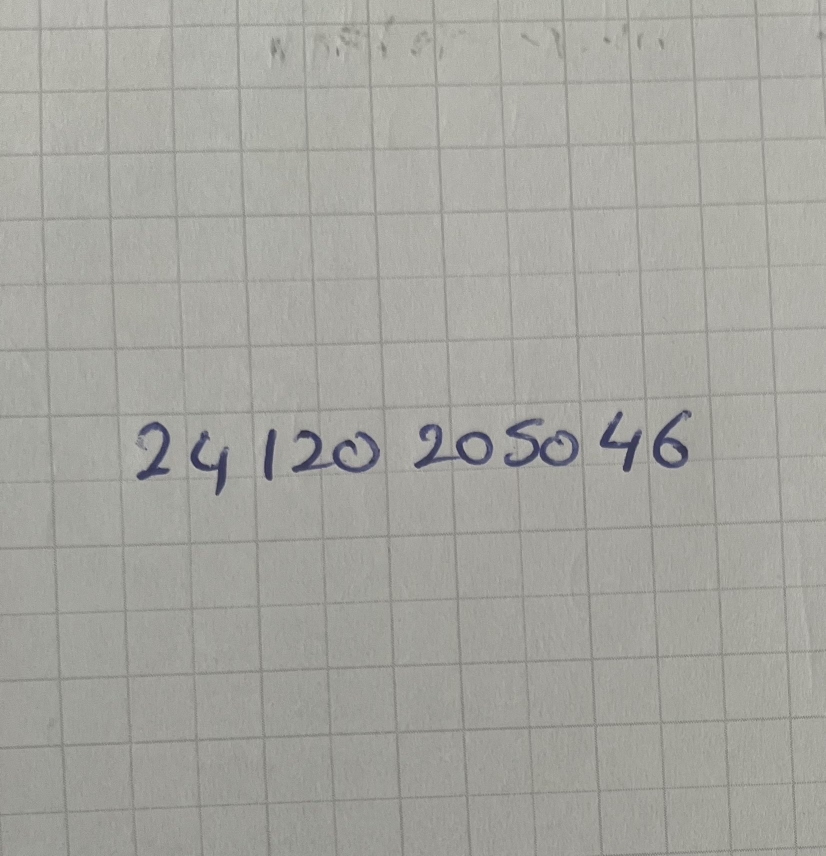
#> input picture my_handwriting/student_number_original.jpeg, 1651 x 1711 px (shown at 1/2 size)
$ python prepare_handwriting.py
#> lines starting #> are read from the running program, lines starting #| are printed output that depends on the picture; after the words box and inside, x2 and y2 are one past the last pixel; in counts of white or black regions, pixels touching at a corner belong together
"""
El yazısı öğrenci numarası fotoğrafını tek tek rakamlara ayırır ve
MNIST formatına (28x28, siyah arka plan üzerine beyaz rakam, [0,1] aralığı) çevirir.

Kullanım:
    python src/prepare_handwriting.py
Çıktılar:
    my_handwriting/digits/digit_XX.png   (28x28 gri tonlamalı)
    my_handwriting/digits/all_digits.npy (N,28,28 float32, [0,1])
    my_handwriting/preview.png           (kontrol görseli)
"""
import os
import numpy as np
from PIL import Image
from scipy import ndimage as ndi
import matplotlib
matplotlib.use("Agg")
import matplotlib.pyplot as plt

ROOT = os.path.dirname(os.path.dirname(os.path.abspath(__file__)))
IMG_PATH = os.path.join(ROOT, "my_handwriting", "student_number_original.jpeg")
OUT_DIR = os.path.join(ROOT, "my_handwriting", "digits")
STUDENT_NUMBER = "24120205046"  # etiket (gerçek değerler)


def ink_mask(rgb):
    """Mavi mürekkebi gri kareli kağıttan ayırır (mavi - kırmızı farkı)."""
    rgb = rgb.astype(np.float32)
    r, g, b = rgb[..., 0], rgb[..., 1], rgb[..., 2]
    score = b - r                       # mavi mürekkepte yüksek, gri çizgide ~0
    thr = max(25.0, 0.45 * np.percentile(score, 99.9))
    mask = score > thr
    mask = ndi.binary_opening(mask, iterations=1)
    mask = ndi.binary_dilation(mask, iterations=2)  # kopuk vuruşları birleştir
    return mask, np.clip(score, 0, None)


def split_digits(mask, expected=None):
    lab, n = ndi.label(mask)
    objs = ndi.find_objects(lab)
    boxes = []
    for i, sl in enumerate(objs, start=1):
        area = (lab[sl] == i).sum()
        if area < 150:                  # gürültü
            continue
        boxes.append([sl[1].start, sl[1].stop, sl[0].start, sl[0].stop])
    boxes.sort()
    # x aralığı belirgin çakışan kutuları birleştir (ör. iki parçalı '4')
    merged = []
    for b in boxes:
        if merged and b[0] < merged[-1][1] - 0.3 * min(b[1] - b[0], merged[-1][1] - merged[-1][0]):
            m = merged[-1]
            merged[-1] = [min(m[0], b[0]), max(m[1], b[1]), min(m[2], b[2]), max(m[3], b[3])]
        else:
            merged.append(b)
    # Beklenenden fazla parça varsa (çok vuruşlu rakamlar, ör. iki parçalı '4'),
    # birleşince makul bir rakam oranına (genişlik/yükseklik <= 1) sahip olan komşu
    # parçalardan, aradaki boşluğu en küçük olanı birleştir.
    while expected and len(merged) > expected:
        best, best_gap = None, 1e9
        for i in range(len(merged) - 1):
            a, c = merged[i], merged[i + 1]
            w = max(a[1], c[1]) - min(a[0], c[0])
            h = max(a[3], c[3]) - min(a[2], c[2])
            gap = c[0] - a[1]
            if w / h <= 1.0 and gap < best_gap:
                best, best_gap = i, gap
        if best is None:
            break
        a, c = merged[best], merged[best + 1]
        merged[best:best + 2] = [[min(a[0], c[0]), max(a[1], c[1]), min(a[2], c[2]), max(a[3], c[3])]]
    return merged


def to_mnist(score, box, pad=6):
    x0, x1, y0, y1 = box
    crop = score[max(0, y0 - pad):y1 + pad, max(0, x0 - pad):x1 + pad].copy()
    crop = crop / (crop.max() + 1e-8)               # [0,1], beyaz = mürekkep
    crop[crop < 0.15] = 0
    ys, xs = np.nonzero(crop > 0)
    crop = crop[ys.min():ys.max() + 1, xs.min():xs.max() + 1]
    h, w = crop.shape
    scale = 20.0 / max(h, w)                        # MNIST: 20x20 kutuya sığdır
    im = Image.fromarray((crop * 255).astype(np.uint8)).resize(
        (max(1, round(w * scale)), max(1, round(h * scale))), Image.LANCZOS)
    arr = np.asarray(im, dtype=np.float32) / 255.0
    canvas = np.zeros((28, 28), np.float32)
    top, left = (28 - arr.shape[0]) // 2, (28 - arr.shape[1]) // 2
    canvas[top:top + arr.shape[0], left:left + arr.shape[1]] = arr
    cy, cx = ndi.center_of_mass(canvas)             # ağırlık merkezini ortala (MNIST gibi)
    canvas = ndi.shift(canvas, (13.5 - cy, 13.5 - cx), order=1)
    return np.clip(canvas, 0, 1)


def main():
    os.makedirs(OUT_DIR, exist_ok=True)
    rgb = np.asarray(Image.open(IMG_PATH).convert("RGB"))
#> rgb is the input picture: shape (1711, 1651, 3); mean R, G, B 164.7, 164.4, 158.8
    mask, score = ink_mask(rgb)
#> in ink_mask, `score = b - r`:
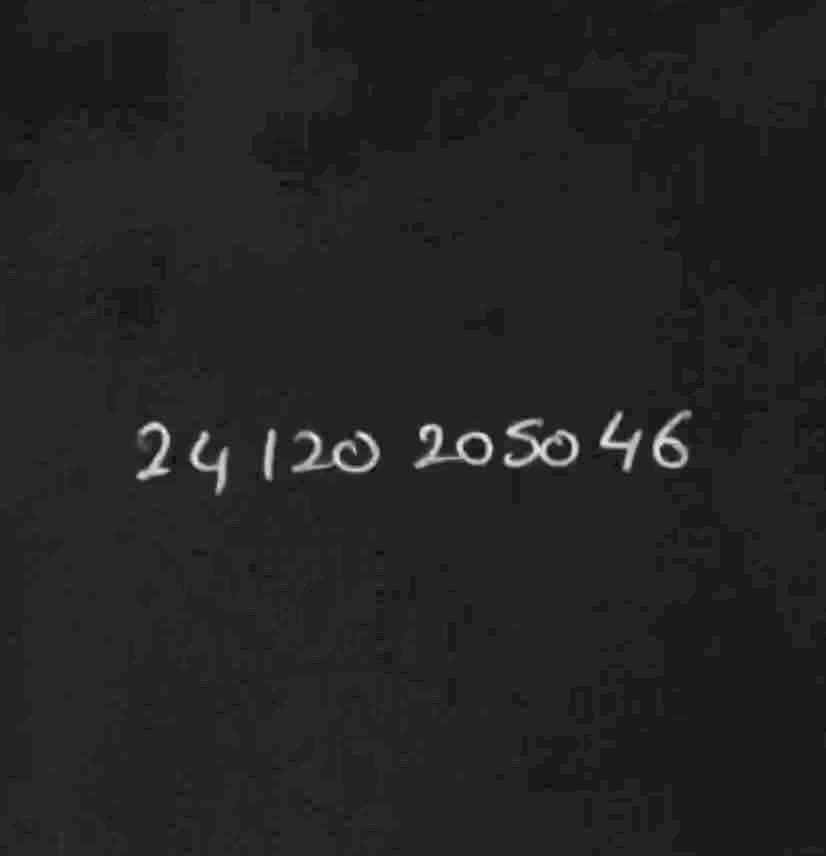
#> score: shape (1711, 1651) float32 (shown at 1/2 size); min -14, max 42, mean -5.9; drawn with min black and max white
#> in ink_mask, `thr = max(25.0, 0.45 * np.percentile(score, 99.9))`: thr = 25
#> in ink_mask, `mask = score > thr`: mask: shape (1711, 1651) bool; 0.41% white; 28 white regions (8 under 20 px), largest, box (x1, y1, x2, y2) and area: (278, 846, 338, 956) 1512, (1202, 828, 1279, 936) 1376, (1308, 852, 1360, 933) 1121
#> in ink_mask, `mask = ndi.binary_opening(mask, iterations=1)`: mask: shape (1711, 1651) bool; 0.4% white; 24 white regions (4 under 20 px), largest, box (x1, y1, x2, y2) and area: (278, 846, 338, 956) 1501, (1202, 828, 1270, 936) 1244, (1308, 852, 1360, 933) 1115
#> in ink_mask, `mask = ndi.binary_dilation(mask, iterations=2)`:
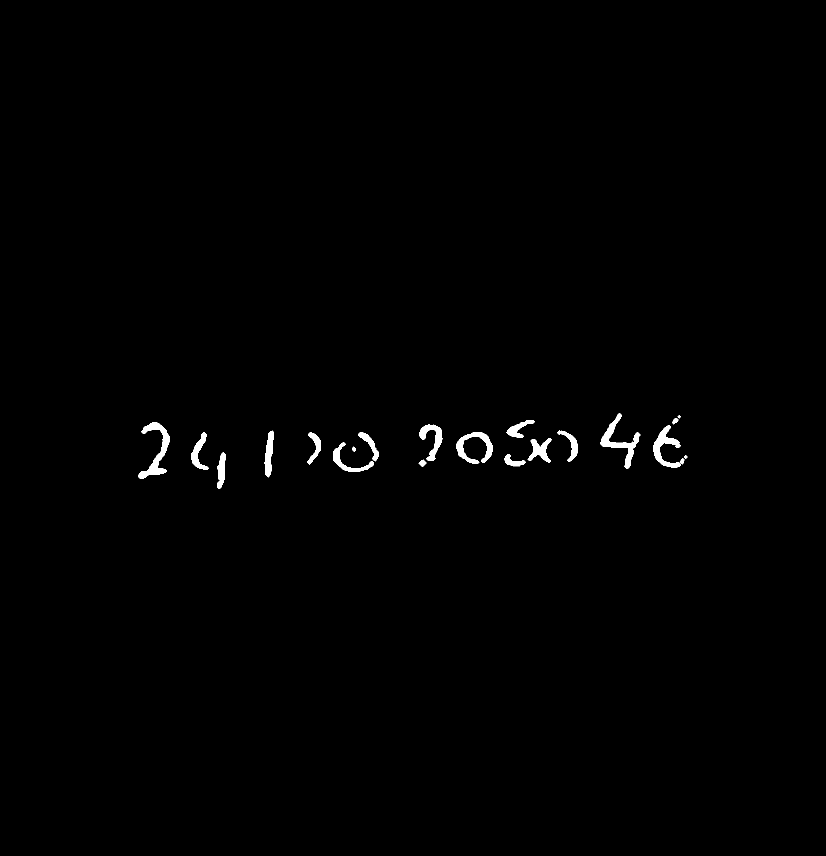
#> mask: shape (1711, 1651) bool (shown at 1/2 size); 0.64% white; 21 white regions, largest, box (x1, y1, x2, y2) and area: (276, 844, 340, 958) 2207, (1200, 826, 1281, 938) 2096, (1306, 850, 1362, 935) 1730
    boxes = split_digits(mask, expected=len(STUDENT_NUMBER))
#> in split_digits, `lab, n = ndi.label(mask)`: lab: shape (1711, 1651) int32; 22 distinct labels, from 0 to 21
#> in split_digits, `lab, n = ndi.label(mask)`: n = 21
#> in split_digits, `objs = ndi.find_objects(lab)`: objs = 21 items
#> the loop in split_digits, `for i, sl in enumerate(objs, start=1):` made 21 passes
#> area on passes 1 to 12: 2096, 25, 97, 768, 2207, 1335, 1730, 1071, 793, 1004, 702, 709
#> after the loop in split_digits, `for i, sl in enumerate(objs, start=1):`: boxes = 15 items, first 6: [1200, 1281, 826, 938], [1013, 1070, 840, 876], [276, 340, 844, 958], [839, 885, 849, 922], [1306, 1362, 850, 935], [529, 548, 861, 955]
#> the loop in split_digits, `for b in boxes:` made 15 passes
#> (b, m) on passes 7, 11, 12: ([716, 758, 865, 923], [666, 748, 885, 944]), ([1013, 1070, 840, 876], [1009, 1051, 908, 933]), ([1055, 1104, 876, 926], [1009, 1070, 840, 933])
#> b on passes 1 to 6: [276, 340, 844, 958], [382, 418, 864, 940], [434, 451, 905, 978], [529, 548, 861, 955], [614, 642, 864, 929], [666, 748, 885, 944]
#> after the loop in split_digits, `for b in boxes:`: merged = 12 items, first 6: [276, 340, 844, 958], [382, 418, 864, 940], [434, 451, 905, 978], [529, 548, 861, 955], [614, 642, 864, 929], [666, 758, 865, 944]
#> the loop in split_digits, `while expected and len(merged) > expected:` made 1 pass
#> (a, c) on pass 1: ([382, 418, 864, 940], [434, 451, 905, 978])
#> after the loop in split_digits, `while expected and len(merged) > expected:`: merged = [[276, 340, 844, 958], [382, 451, 864, 978], [529, 548, 861, 955], [614, 642, 864, 929], [666, 758, 865, 944], [839, 885, 849, 922], [913, 986, 865, 928], [1009, 1104, 840, 933], [1114, 1156, 861, 924], [1200, 1281, 826, 938], [1306, 1362, 850, 935]]
#> boxes has the same summary as merged in split_digits
    print(f"Bulunan rakam sayısı: {len(boxes)} (beklenen {len(STUDENT_NUMBER)})")
#| Bulunan rakam sayısı: 11 (beklenen 11)
    if len(boxes) != len(STUDENT_NUMBER):
        print("UYARI: rakam sayısı eşleşmiyor, preview.png dosyasını kontrol edin.")
    digits = np.stack([to_mnist(score, b) for b in boxes])
#> in to_mnist, `crop = score[max(0, y0 - pad):y1 + pad, max(0, x0 - pad):x1 + pad].cop..`:
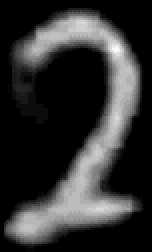
#> crop: shape (126, 76) float32 (shown 2 times larger); min 0, max 42, mean 8.3; drawn with min black and max white
#> in to_mnist, `crop[crop < 0.15] = 0`: crop: shape (126, 76) float32; min 0, max 1, mean 0.188
#> in to_mnist, `ys, xs = np.nonzero(crop > 0)`: ys = 3352 values from 5 to 121; xs = 3352 values, max 69 at index 1043, min 2 at index 3114, mean 40.95
#> in to_mnist, `cy, cx = ndi.center_of_mass(canvas)`: cy = 13.79; cx = 14.6
#> call 2 of to_mnist, with pad = 6
#> in to_mnist (call 2), `x0, x1, y0, y1 = box`: x0 = 382; x1 = 451; y0 = 864; y1 = 978
#> in to_mnist (call 2), `crop = score[max(0, y0 - pad):y1 + pad, max(0, x0 - pad):x1 + pad].cop..`:
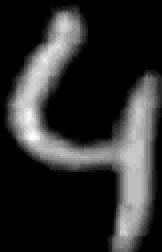
#> crop: shape (126, 81) float32 (shown 2 times larger); min 0, max 39, mean 7.2; drawn with min black and max white
#> in to_mnist (call 2), `crop[crop < 0.15] = 0`: crop: shape (126, 81) float32; min 0, max 1, mean 0.179
#> in to_mnist (call 2), `ys, xs = np.nonzero(crop > 0)`: ys = 3446 values from 4 to 125; xs = 3446 values, max 80 at index 727, min 3 at index 1152, mean 44.51
#> in to_mnist (call 2), `cy, cx = ndi.center_of_mass(canvas)`: cy = 13.36; cx = 13.33
#> in to_mnist (call 3), `crop[crop < 0.15] = 0`: crop: shape (106, 31) float32; min 0, max 1, mean 0.322
#> in to_mnist (call 3), `arr = np.asarray(im, dtype=np.float32) / 255.0`: arr = 20 rows, first 6: [0.00392, 0, 0.29, 0.506, 0.137], [0, 0.11, 0.698, 0.773, 0.392], [0, 0.212, 0.851, 0.796, 0.424], [0, 0.212, 0.827, 0.78, 0.424], [0, 0.333, 0.914, 0.729, 0.353], [0.00392, 0.522, 0.933, 0.686, 0.255]
#> in to_mnist (call 4), `crop[crop < 0.15] = 0`: crop: shape (77, 40) float32; min 0, max 1, mean 0.26
#> in to_mnist (call 5), `x0, x1, y0, y1 = box`: x0 = 666; x1 = 758; y0 = 865; y1 = 944
#> in to_mnist (call 5), `crop = score[max(0, y0 - pad):y1 + pad, max(0, x0 - pad):x1 + pad].cop..`:
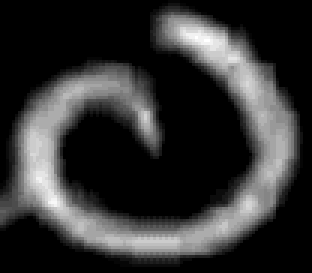
#> crop: shape (91, 104) float32 (shown 3 times larger); min 0, max 40, mean 7.9; drawn with min black and max white
#> in to_mnist (call 5), `crop[crop < 0.15] = 0`: crop: shape (91, 104) float32; min 0, max 1, mean 0.19
#> in to_mnist (call 5), `ys, xs = np.nonzero(crop > 0)`: ys = 3574 values from 2 to 86; xs = 3574 values, max 99 at index 1572, min 0 at index 2388, mean 51.39
#> in to_mnist (call 5), `cy, cx = ndi.center_of_mass(canvas)`: cy = 13.92; cx = 13.98
#> in to_mnist (call 6), `x0, x1, y0, y1 = box`: x0 = 839; x1 = 885; y0 = 849; y1 = 922
#> in to_mnist (call 6), `crop = score[max(0, y0 - pad):y1 + pad, max(0, x0 - pad):x1 + pad].cop..`:
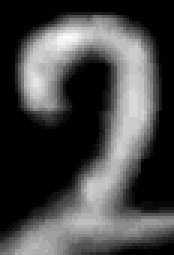
#> crop: shape (85, 58) float32 (shown 3 times larger); min 0, max 40, mean 11.2; drawn with min black and max white
#> in to_mnist (call 6), `crop[crop < 0.15] = 0`: crop: shape (85, 58) float32; min 0, max 1, mean 0.273
#> in to_mnist (call 6), `ys, xs = np.nonzero(crop > 0)`: ys = 2507 values from 5 to 84; xs = 2507 values, max 57 at index 1831, min 0 at index 2291, mean 30.73
#> in to_mnist (call 6), `cy, cx = ndi.center_of_mass(canvas)`: cy = 13.12; cx = 14
#> in to_mnist (call 6), `canvas = ndi.shift(canvas, (13.5 - cy, 13.5 - cx), order=1)`:
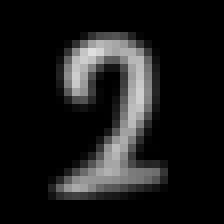
#> canvas: shape (28, 28) float32 (shown 8 times larger); min 0, max 0.876, mean 0.104
    for i, d in enumerate(digits):
        Image.fromarray((d * 255).astype(np.uint8)).save(os.path.join(OUT_DIR, f"digit_{i:02d}.png"))
#> this loop made 11 passes
    np.save(os.path.join(OUT_DIR, "all_digits.npy"), digits)

    fig, ax = plt.subplots(1, len(digits), figsize=(1.4 * len(digits), 1.8))
    for i, a in enumerate(np.atleast_1d(ax)):
        a.imshow(digits[i], cmap="gray"); a.axis("off")
        if i < len(STUDENT_NUMBER):
            a.set_title(STUDENT_NUMBER[i])
    plt.tight_layout()
    plt.savefig(os.path.join(ROOT, "my_handwriting", "preview.png"), dpi=120)


if __name__ == "__main__":
    main()
